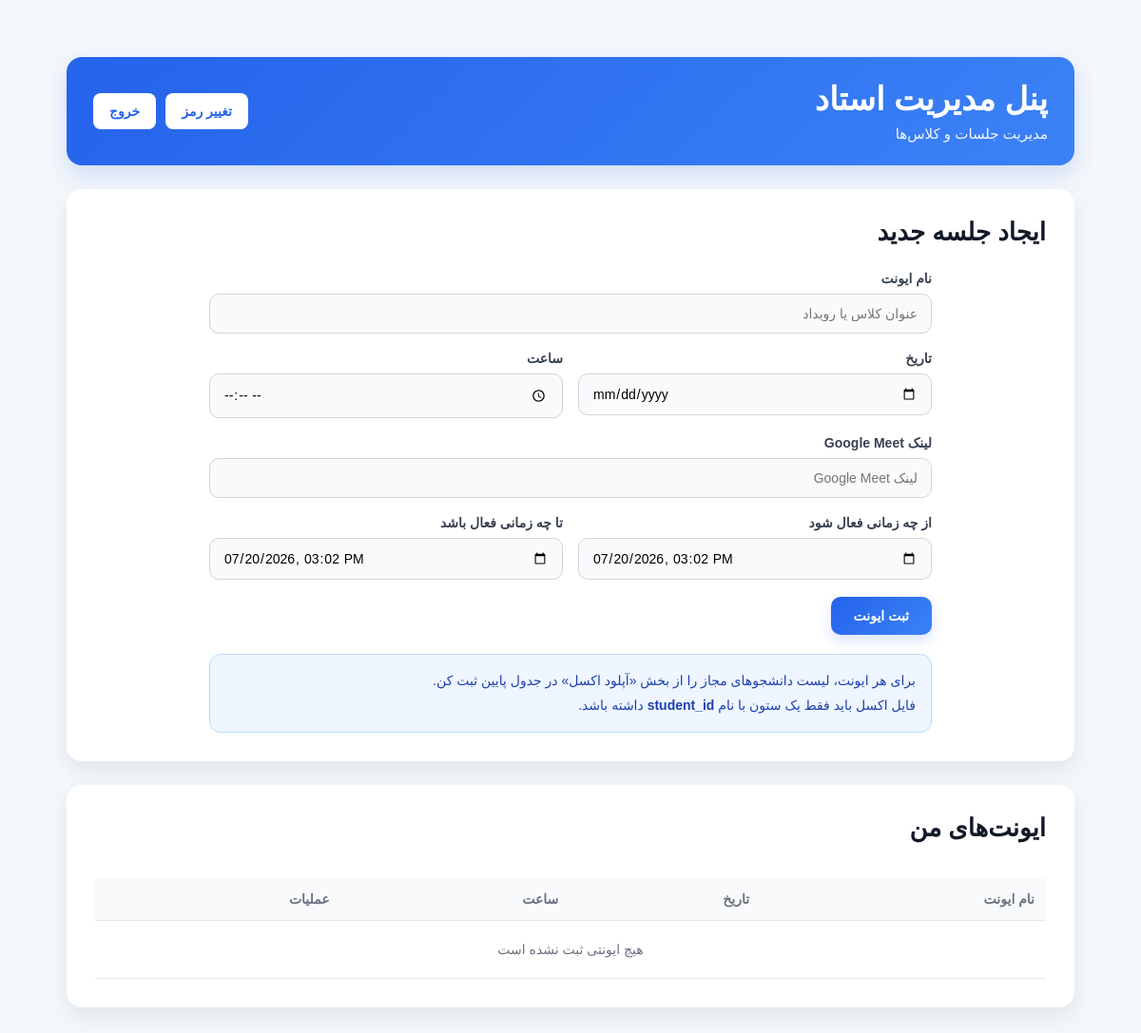
Before: /dashboard/ (signed in) with the older database file.
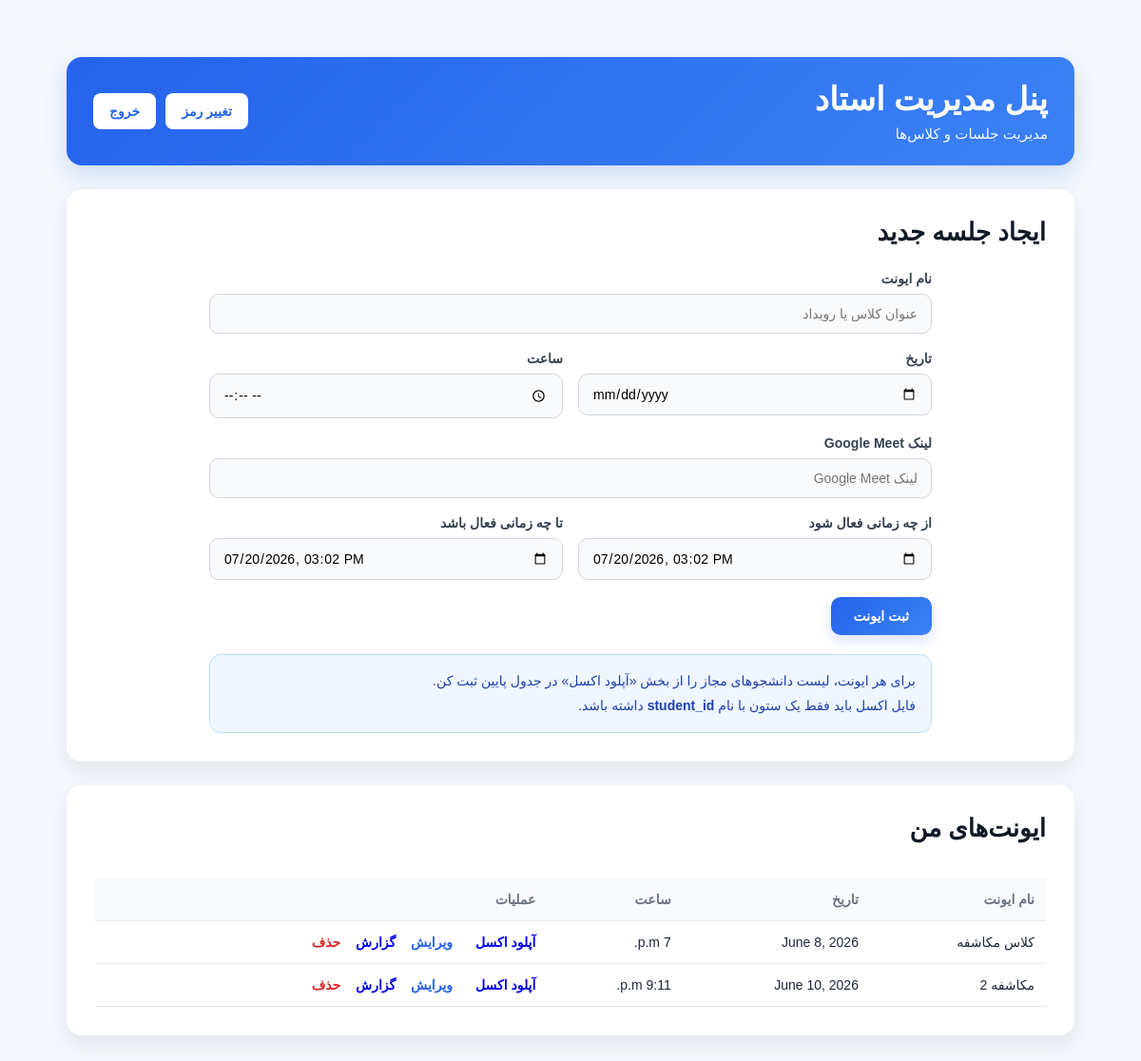
After: the same page with the newer database file.
### events/models.py (models this page shows, shortened)
class Event(models.Model):
    teacher = models.ForeignKey(
        settings.AUTH_USER_MODEL,
        on_delete=models.CASCADE,
        related_name="events",
        limit_choices_to={"role": "TEACHER"},
    )
    title = models.CharField(max_length=200)
    meeting_link = models.URLField()
    event_date = models.DateField()
    event_time = models.TimeField()
    available_from = models.DateTimeField(default=timezone.now)
    available_until = models.DateTimeField(default=timezone.now)
    created_at = models.DateTimeField(auto_now_add=True)

### accounts/views.py (the view)
# urls.py: path("", views.teacher_dashboard, name="teacher_dashboard"),
@login_required
def teacher_dashboard(request):
    events = Event.objects.filter(teacher=request.user)
    form = EventForm()
    return render(
        request,
        "accounts/dashboard.html",
        {
            "events": events,
            "form": form,
        },
    )

### events/forms.py
class EventForm(forms.ModelForm):
    def __init__(self, *args, **kwargs):
        super().__init__(*args, **kwargs)
        self.fields['available_from'].input_formats = ['%Y-%m-%dT%H:%M']
        self.fields['available_until'].input_formats = ['%Y-%m-%dT%H:%M']
    class Meta:
        model = Event
        fields = [
            "title",
            "event_date",
            "event_time",
            "meeting_link",
            "available_from",
            "available_until",
        ]
        widgets = {
            "title": forms.TextInput(attrs={"placeholder": "عنوان کلاس یا رویداد"}),
            "event_date": forms.DateInput(attrs={"type": "date"}),
            "event_time": forms.TimeInput(attrs={"type": "time"}),
            "meeting_link": forms.URLInput(attrs={"placeholder": "لینک Google Meet"}),
            "available_from": forms.DateTimeInput(
                attrs={"type": "datetime-local"},
                format="%Y-%m-%dT%H:%M"
            ),
            "available_until": forms.DateTimeInput(
                attrs={"type": "datetime-local"},
                format="%Y-%m-%dT%H:%M"
            ),
        }

### accounts/templates/accounts/dashboard.html (shortened to what this page needs)
<!DOCTYPE html>
<html lang="fa" dir="rtl">
<head>
</head>
<body>
<div class="container">
    <div class="header">
        <div>
            <h1>پنل مدیریت استاد</h1>
            <p>مدیریت جلسات و کلاس‌ها</p>
        </div>
        <div class="header-buttons">
            <a href="{% url 'password_change' %}" class="btn">تغییر رمز</a>
            <a href="{% url 'accounts:logout' %}" class="btn">خروج</a>
        </div>
    </div>
    <div class="card">
        <h2>ایجاد جلسه جدید</h2>
        <div class="form-box">
            <form method="post" action="{% url 'teacher_dashboard' %}" class="event-form">
                <div class="row">
                    <div class="col-full">
                        <label>نام ایونت</label>
                        {{ form.title }}
                    </div>
                </div>
                <div class="row two-cols">
                    <div class="col">
                        <label>تاریخ</label>
                        {{ form.event_date }}
                    </div>
                    <div class="col">
                        <label>ساعت</label>
                        {{ form.event_time }}
                    </div>
                </div>
                <div class="row">
                    <div class="col-full">
                        <label>لینک Google Meet</label>
                        {{ form.meeting_link }}
                    </div>
                </div>
                <div class="row two-cols">
                    <div class="col">
                        <label>از چه زمانی فعال شود</label>
                        {{ form.available_from }}
                    </div>
                    <div class="col">
                        <label>تا چه زمانی فعال باشد</label>
                        {{ form.available_until }}
                    </div>
                </div>
                <div class="submit-row">
                    <button type="submit" class="submit-btn">ثبت ایونت</button>
                </div>
            </form>
            <div class="helper-box">
                برای هر ایونت، لیست دانشجوهای مجاز را از بخش «آپلود اکسل» در جدول پایین ثبت کن.<br>
                فایل اکسل باید فقط یک ستون با نام <strong>student_id</strong> داشته باشد.
            </div>
        </div>
    </div>
    <div class="card">
        <h2>ایونت‌های من</h2>
        <div class="table-wrap">
            <table>
                <thead>
                    <tr>
                        <th>نام ایونت</th>
                        <th>تاریخ</th>
                        <th>ساعت</th>
                        <th>عملیات</th>
                    </tr>
                </thead>
                <tbody>
                    {% for event in events %}
                    <tr id="event-row-{{ event.id }}">
                        <td>{{ event.title }}</td>
                        <td>{{ event.event_date }}</td>
                        <td>{{ event.event_time }}</td>
                        <td class="actions">
                            <a href="/events/upload-excel/{{ event.id }}/">آپلود اکسل</a>
                            <a href="/events/edit/{{ event.id }}/" class="action-edit">
                                ویرایش
                            </a>
                            <a href="/events/export-attendance/{{ event.id }}/">گزارش</a>
                            <a href="#"
                               class="delete"
                               onclick="openDeleteModal('{{ event.id }}', '{{ event.title|escapejs }}'); return false;">
                                حذف
                            </a>
                        </td>
                    </tr>
                    {% empty %}
                    <tr>
                        <td colspan="4" class="empty-row">هیچ ایونتی ثبت نشده است</td>
                    </tr>
                    {% endfor %}
                </tbody>
            </table>
        </div>
    </div>
</div>
</body>
</html>

Changed rows visible on the page:
added Event: title "کلاس مکاشفه", event_date "June 8, 2026", event_time "7 p.m."
added Event: title "مکاشفه 2", event_date "June 10, 2026", event_time "9:11 p.m."
Other visible differences:
text no longer shown: "هیچ ایونتی ثبت نشده است"
